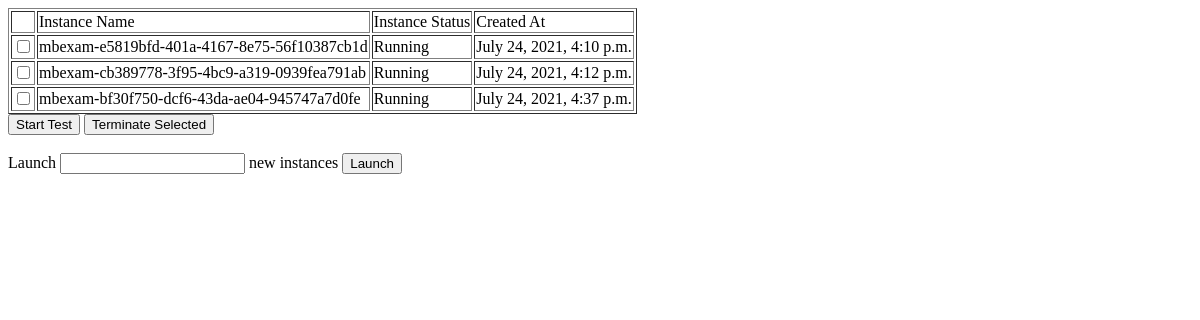
Page /instances/ on the earlier database version.
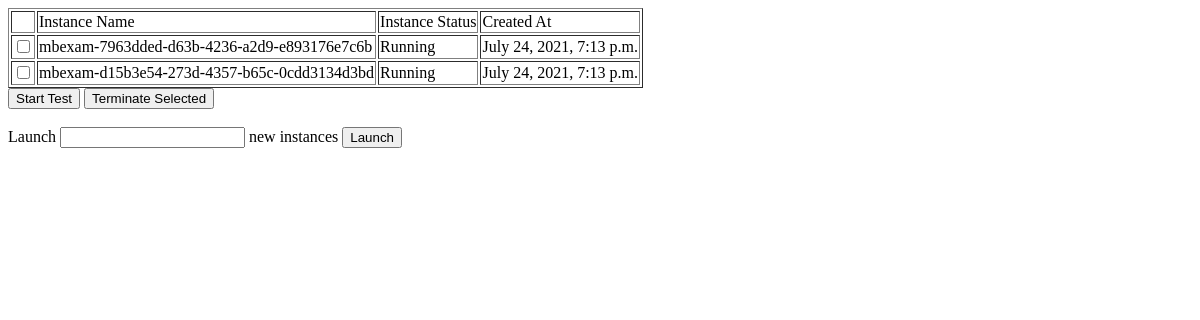
Same page on the later database version.
### web_app/models.py (models this page shows)
class Instances(models.Model):
    name = models.CharField(max_length=200)
    status = models.CharField(max_length=15)
    created_at = models.DateTimeField()

### web_app/views.py (the view)
# urls.py: path('', views.instances_page),
def instances_page(request):
    instances = Instances.objects.all()
    template = loader.get_template('web_app/instances.html')
    context = {'instance_list': instances}
    return HttpResponse(template.render(context, request))

### web_app/templates/web_app/instances.html (shortened to what this page needs)
<!DOCTYPE html>
<html lang="en">
<head>
</head>
<body>
    {% if instance_list %}
    <form action="/tests/update/" method="post">
        <table border="1">
            <tr>
                <td></td><td>Instance Name</td> <td>Instance Status</td> <td>Created At</td>
            </tr>
            {% for instance in instance_list %}
            <tr>
                <td><input type="checkbox" value="{{ instance.name }}" name="instanceNames"></td>
                <td>{{ instance.name }}</td>
                <td>{{ instance.status }}</td>
                <td>{{ instance.created_at }}</td>
            </tr>
            {% endfor %}
        </table>
        <input type="submit" name="operation" value="Start Test">
        <input type="submit" name="operation" value="Terminate Selected"> <br><br>
    </form>
    {% endif %}
        <form action="/instances/create/" method="POST">
            Launch <input type="text" id="instanceCount" name="instanceCount"> new instances
            <input type="submit" value="Launch">
        </form>
</body>
</html>

Differences in the rows shown:
removed Instances: name "mbexam-e5819bfd-401a-4167-8e75-56f10387cb1d", status "Running", created_at "July 24, 2021, 4:10 p.m."
removed Instances: name "mbexam-cb389778-3f95-4bc9-a319-0939fea791ab", status "Running", created_at "July 24, 2021, 4:12 p.m."
removed Instances: name "mbexam-bf30f750-dcf6-43da-ae04-945747a7d0fe", status "Running", created_at "July 24, 2021, 4:37 p.m."
added Instances: name "mbexam-7963dded-d63b-4236-a2d9-e893176e7c6b", status "Running", created_at "July 24, 2021, 7:13 p.m."
added Instances: name "mbexam-d15b3e54-273d-4357-b65c-0cdd3134d3bd", status "Running", created_at "July 24, 2021, 7:13 p.m."
